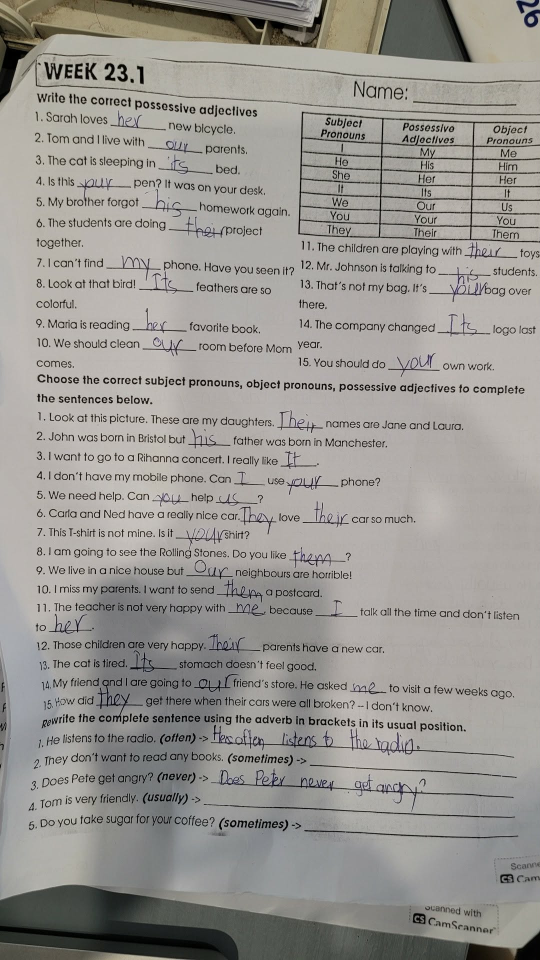
#> input picture ml/real/batch2_excluded/p28_week23_rawphoto.jpg, 1080 x 1920 px (shown at 1/2 size)
$ python straighten.py ../real/batch2_excluded/p28_week23_rawphoto.jpg ../real/batch2_excluded/p25_duplicate_of_p18.jpg
#> lines starting #> are read from the running program, lines starting #| are printed output that depends on the picture; after the words box and inside, x2 and y2 are one past the last pixel; in counts of white or black regions, pixels touching at a corner belong together
"""Straighten a photographed page before handwriting analysis (reference for the native
`straighten` step).

1. rules: the page's long printed lines (table borders, writing grids) — fit the outermost
   horizontal and vertical ones, intersect them into a quad and warp it to a rectangle; that
   fixes rotation AND keystone even when the sheet's own edges are out of frame.
2. no usable rules: deskew by the angle that levels the print (neutral ink only, so a
   coloured pen can't drag it), applied only when clearly better than leaving it.
3. a page that is already level (scanner output) comes back unchanged.

usage: straighten.py input outdir   → <outdir>/<name>_straight.png + _debug.png
"""
import os
import sys

import cv2
import numpy as np

WORK = 1200          # analysis size (long side)
MAX_DEG = 8.0


def ink_map(small, neutral_only=False):
    g = cv2.cvtColor(small, cv2.COLOR_BGR2GRAY)
    bg = cv2.medianBlur(cv2.dilate(g, np.ones((7, 7), np.uint8)), 31)
    ink = (bg.astype(np.int32) - g) > 25
    if neutral_only:
        lab = cv2.cvtColor(small, cv2.COLOR_BGR2LAB).astype(np.float32)
        ink &= np.hypot(lab[..., 1] - 128, lab[..., 2] - 128) < 12
    return ink.astype(np.uint8) * 255


def fit_line(mask):
    """Least-squares line through a thin component: returns (point, unit direction)."""
    ys, xs = np.nonzero(mask)
    pts = np.stack([xs, ys], 1).astype(np.float32)
    vx, vy, x0, y0 = cv2.fitLine(pts, cv2.DIST_HUBER, 0, 0.01, 0.01).ravel()
    return np.array([x0, y0]), np.array([vx, vy])


def long_lines(ink, horizontal):
    """Long, thin, nearly-axis-aligned printed lines as (point, dir, length, mask)."""
    H, W = ink.shape
    span = W if horizontal else H
    k = max(15, span // 25)
    kern = np.ones((1, k), np.uint8) if horizontal else np.ones((k, 1), np.uint8)
    lines = cv2.morphologyEx(ink, cv2.MORPH_OPEN, kern)
    # re-join a rule the photo's slope or a pen crossing broke into pieces
    lines = cv2.morphologyEx(lines, cv2.MORPH_CLOSE, np.ones((3, 3), np.uint8))
    lines = cv2.dilate(lines, np.ones((3, 1) if horizontal else (1, 3), np.uint8))
    n, labels, stats, _ = cv2.connectedComponentsWithStats(lines, connectivity=8)
    out = []
    for i in range(1, n):
        x, y, w, h, area = stats[i]
        length = w if horizontal else h
        thick = h if horizontal else w
        if length < 0.35 * span or thick > 0.08 * span:
            continue
        m = labels == i
        p, d = fit_line(m)
        if not horizontal:
            d = np.array([d[1], d[0]]) if abs(d[1]) < abs(d[0]) else d
        angle = np.degrees(np.arctan2(d[1], d[0])) if horizontal else np.degrees(np.arctan2(-d[0], d[1]))
        angle = (angle + 90) % 180 - 90
        if abs(angle) > MAX_DEG:
            continue
        out.append((p, d / np.linalg.norm(d), length, angle))
    return out


def intersect(p1, d1, p2, d2):
    A = np.array([[d1[0], -d2[0]], [d1[1], -d2[1]]], np.float64)
    if abs(np.linalg.det(A)) < 1e-6:
        return None
    t = np.linalg.solve(A, p2 - p1)[0]
    return p1 + t * d1


def short_verticals(ink):
    """Short vertical rule pieces (grid / table columns): (x centre, angle°, length)."""
    H, W = ink.shape
    k = max(12, H // 60)
    v = cv2.morphologyEx(ink, cv2.MORPH_OPEN, np.ones((k, 1), np.uint8))
    n, labels, stats, cents = cv2.connectedComponentsWithStats(v, connectivity=8)
    out = []
    for i in range(1, n):
        x, y, w, h, area = stats[i]
        if h < 0.04 * H or w > 0.02 * W:
            continue
        p, d = fit_line(labels == i)
        if abs(d[1]) < abs(d[0]):
            continue
        if d[1] < 0:
            d = -d
        angle = np.degrees(np.arctan2(-d[0], d[1]))           # 0 = vertical
        if abs(angle) <= MAX_DEG:
            out.append((cents[i][0], angle, h))
    return out


def rules_quad(small):
    """Quad (in `small` coords) squaring the page's rule field, or None.

    Horizontal rules' angle is fitted as a function of height and vertical rule pieces' angle
    as a function of x (perspective makes both drift across the page); the quad is the four
    lines at the outer rules, intersected.
    """
    ink = ink_map(small)
    H, W = ink.shape
    hs = long_lines(ink, True)
    vs = short_verticals(ink)
    if len(hs) < 2:
        return None, hs, vs
    hy = np.array([p[1] + (W / 2 - p[0]) * d[1] / d[0] for p, d, *_ in hs])
    ha = np.array([a for *_, a in hs]); hl = np.array([l for _, _, l, _ in hs])
    if hy.max() - hy.min() < 0.25 * H:
        return None, hs, vs
    fh = np.polyfit(hy, ha, 1, w=hl) if len(hs) >= 3 else np.array([0.0, np.average(ha, weights=hl)])
    y_top, y_bot = hy.min(), hy.max()
    if len(vs) >= 6:
        vx = np.array([x for x, _, _ in vs]); va = np.array([a for _, a, _ in vs]); vl = np.array([l for *_, l in vs])
        fv = np.polyfit(vx, va, 1, w=vl) if vx.max() - vx.min() > 0.3 * W else np.array([0.0, np.average(va, weights=vl)])
        x_l, x_r = np.percentile(vx, 5), np.percentile(vx, 95)
    else:
        # no verticals to read: keep them square to the mean horizontal (rotation only)
        fv = np.array([0.0, float(np.average(ha, weights=hl))])
        x_l, x_r = 0.1 * W, 0.9 * W
    if x_r - x_l < 0.3 * W:
        x_l, x_r = 0.1 * W, 0.9 * W

    def hline(y):
        a = np.radians(np.polyval(fh, y))
        return np.array([W / 2, y]), np.array([np.cos(a), np.sin(a)])

    def vline(x):
        a = np.radians(np.polyval(fv, x))
        return np.array([x, H / 2]), np.array([-np.sin(a), np.cos(a)])

    pts = [intersect(*hline(y), *vline(x)) for y, x in ((y_top, x_l), (y_top, x_r), (y_bot, x_r), (y_bot, x_l))]
    if any(p is None for p in pts):
        return None, hs, vs
    return np.array(pts, np.float32), hs, vs


def warp_keep_page(img, quad):
    """Homography that squares `quad`, applied to the WHOLE image (nothing outside the quad is
    cropped away), output sized to the warped image's bounding box."""
    tl, tr, br, bl = quad
    w = (np.linalg.norm(tr - tl) + np.linalg.norm(br - bl)) / 2
    h = (np.linalg.norm(bl - tl) + np.linalg.norm(br - tr)) / 2
    dst = np.array([[0, 0], [w, 0], [w, h], [0, h]], np.float32) + tl
    M = cv2.getPerspectiveTransform(quad, dst)
    H, W = img.shape[:2]
    corners = cv2.perspectiveTransform(np.array([[[0, 0], [W, 0], [W, H], [0, H]]], np.float32), M)[0]
    x0, y0 = corners.min(0)
    x1, y1 = corners.max(0)
    T = np.array([[1, 0, -x0], [0, 1, -y0], [0, 0, 1]], np.float64)
    size = (int(np.ceil(x1 - x0)), int(np.ceil(y1 - y0)))
    if size[0] > 1.6 * W or size[1] > 1.6 * H:          # degenerate fit
        return None
    return cv2.warpPerspective(img, T @ M, size, flags=cv2.INTER_CUBIC,
                               borderMode=cv2.BORDER_CONSTANT, borderValue=(255, 255, 255))


def projection_skew(small):
    """(angle, confidence) levelling the print rows; confidence = best score / score at 0."""
    ink = ink_map(small, neutral_only=True)

    def score(a):
        M = cv2.getRotationMatrix2D((ink.shape[1] / 2, ink.shape[0] / 2), a, 1)
        prof = cv2.warpAffine(ink, M, (ink.shape[1], ink.shape[0])).sum(1).astype(np.float64)
        return np.square(np.diff(prof)).sum()

    angles = np.arange(-MAX_DEG, MAX_DEG + 1e-6, 0.25)
    s = [score(a) for a in angles]
    a0 = angles[int(np.argmax(s))]
    fine = np.arange(a0 - 0.25, a0 + 0.25 + 1e-6, 0.05)
    sf = [score(a) for a in fine]
    best = fine[int(np.argmax(sf))]
    return best, max(sf) / max(score(0.0), 1e-6)


def rotate(img, deg):
    H, W = img.shape[:2]
    M = cv2.getRotationMatrix2D((W / 2, H / 2), deg, 1)
    cos, sin = abs(M[0, 0]), abs(M[0, 1])
    nW, nH = int(H * sin + W * cos), int(H * cos + W * sin)
    M[0, 2] += nW / 2 - W / 2
    M[1, 2] += nH / 2 - H / 2
    return cv2.warpAffine(img, M, (nW, nH), flags=cv2.INTER_CUBIC, borderValue=(255, 255, 255))


def straighten(img):
    H, W = img.shape[:2]
    s = WORK / max(H, W)
    small = cv2.resize(img, None, fx=s, fy=s, interpolation=cv2.INTER_AREA)
    quad, hs, vs = rules_quad(small)
    info = {'h_lines': len(hs), 'v_lines': len(vs)}
    if quad is not None:
        # already square (scan): all four sides of the fitted quad within 0.3° of the axes
        tl, tr, br, bl = quad
        sides = [np.degrees(np.arctan2(*(tr - tl)[::-1])), np.degrees(np.arctan2(*(br - bl)[::-1])),
                 np.degrees(np.arctan2(-(bl - tl)[0], (bl - tl)[1])), np.degrees(np.arctan2(-(br - tr)[0], (br - tr)[1]))]
        info['sides'] = [round(float(x), 2) for x in sides]
        if max(abs(x) for x in sides) < 0.6:
            return img, 'level', quad / s, info
        out = warp_keep_page(img, quad / s)
        if out is not None:
            return out, 'rules', quad / s, info
    a, conf = projection_skew(small)
    info['skew'], info['conf'] = round(float(a), 2), round(float(conf), 2)
    if abs(a) >= 0.3 and conf >= 1.15:
        return rotate(img, a), f'rot{a:.2f}', None, info
    return img, 'level', None, info


if __name__ == '__main__':
    src, outdir = sys.argv[1], sys.argv[2]
    img = cv2.imread(src)
#> img is the input picture: shape (1920, 1080, 3); mean B, G, R 145.6, 150.1, 152.6
    out, how, quad, info = straighten(img)
#> in ink_map, `ink = (bg.astype(np.int32) - g) > 25`:
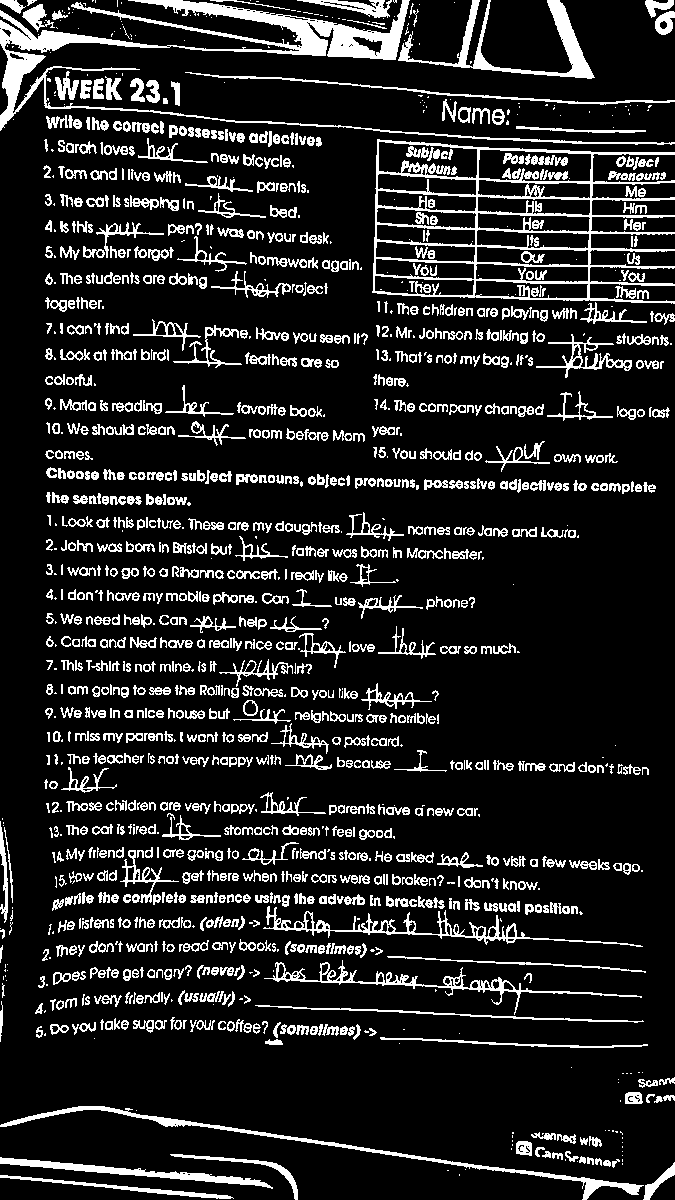
#> ink: shape (1200, 675) bool; 13.7% white; 1454 white regions (326 under 20 px), largest, box (x1, y1, x2, y2) and area: (0, 0, 675, 145) 10691, (372, 139, 675, 304) 9009, (0, 1106, 644, 1200) 2881
#> in long_lines, `lines = cv2.morphologyEx(ink, cv2.MORPH_OPEN, kern)`: lines: shape (1200, 675); 2.9% white; 90 white regions (2 under 20 px), largest, box (x1, y1, x2, y2) and area: (0, 1158, 268, 1185) 1623, (128, 0, 317, 27) 1426, (0, 33, 170, 48) 1231
#> in long_lines, `lines = cv2.morphologyEx(lines, cv2.MORPH_CLOSE, np.ones((3, 3), np.ui..`: lines: shape (1200, 675); 2.9% white; 81 white regions (2 under 20 px), largest, box (x1, y1, x2, y2) and area: (128, 0, 402, 40) 2165, (0, 1158, 268, 1185) 1624, (190, 40, 397, 58) 1248
#> in long_lines, `lines = cv2.dilate(lines, np.ones((3, 1) if horizontal else (1, 3), np..`: lines: shape (1200, 675); 5.2% white; 81 white regions, largest, box (x1, y1, x2, y2) and area: (128, 0, 402, 41) 2674, (0, 1157, 268, 1186) 2160, (190, 39, 397, 59) 1678
#> in long_lines, `n, labels, stats, _ = cv2.connectedComponentsWithStats(lines, connecti..`:
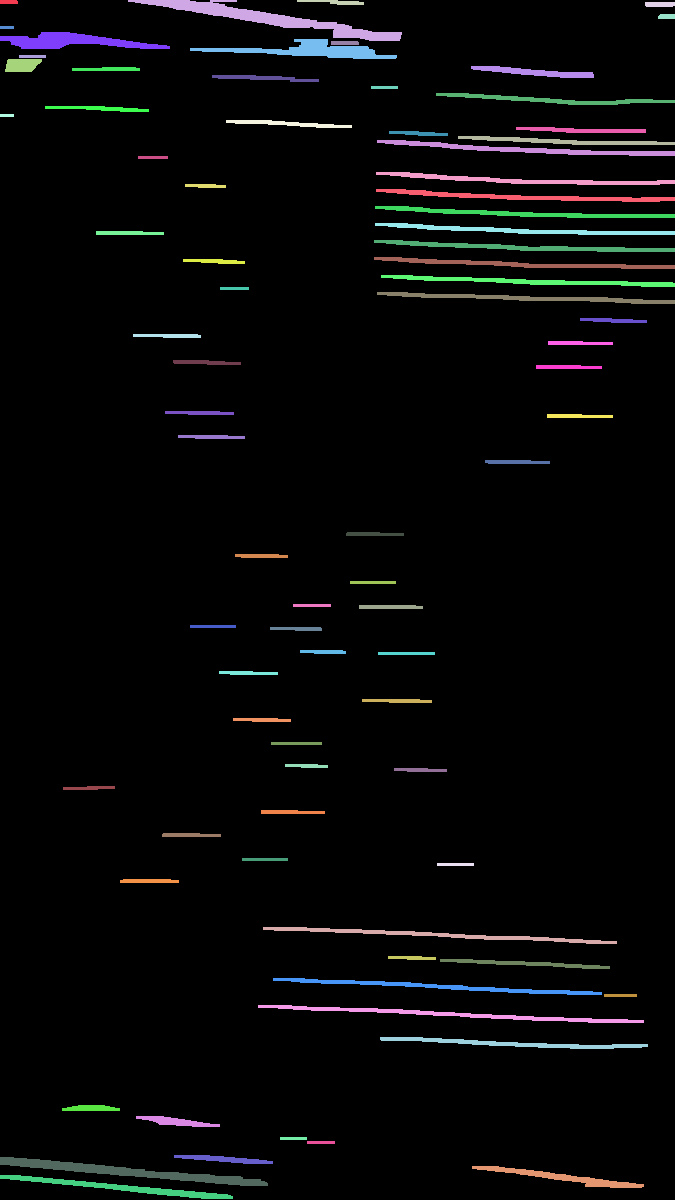
#> labels: shape (1200, 675) int32; 82 distinct labels, from 0 to 81; one colour per label, 0 black
#> in long_lines, `n, labels, stats, _ = cv2.connectedComponentsWithStats(lines, connecti..`: n = 82; stats = 82 rows, first 6: [0, 0, 675, 1200, 767735], [0, 0, 18, 4, 71], [128, 0, 274, 41, 2674], [297, 0, 67, 5, 198], [645, 2, 30, 5, 147], [658, 14, 17, 5, 82]
#> the loop in long_lines, `for i in range(1, n):` made 81 passes
#> (x, y, w, h, area, length, thick) on passes 1, 3, 4, 5, 6, 7, 8, 9, 10, 11, 12, 13: (0, 0, 18, 4, 71, 18, 4), (297, 0, 67, 5, 198, 67, 5), (645, 2, 30, 5, 147, 30, 5), (658, 14, 17, 5, 82, 17, 5), (0, 26, 14, 3, 42, 14, 3), (0, 32, 170, 17, 1574, 170, 17), (190, 39, 207, 20, 1678, 207, 20), (331, 41, 28, 4, 111, 28, 4), (19, 55, 27, 3, 81, 27, 3), (5, 59, 37, 13, 407, 37, 13), (72, 67, 68, 4, 238, 68, 4), (471, 66, 123, 12, 694, 123, 12)
#> (x, y, w, h, area, length, thick, vx in fit_line) on passes 2, 16, 23, 25, 27, 28: (128, 0, 274, 41, 2674, 274, 41, 0.989), (436, 93, 239, 12, 969, 239, 12, 0.999), (377, 140, 298, 16, 1389, 298, 16, 0.999), (376, 172, 299, 13, 1274, 299, 13, 0.999), (376, 189, 299, 13, 1309, 299, 13, 1), (375, 206, 300, 12, 1272, 300, 12, 1)
#> after the loop in long_lines, `for i in range(1, n):`:
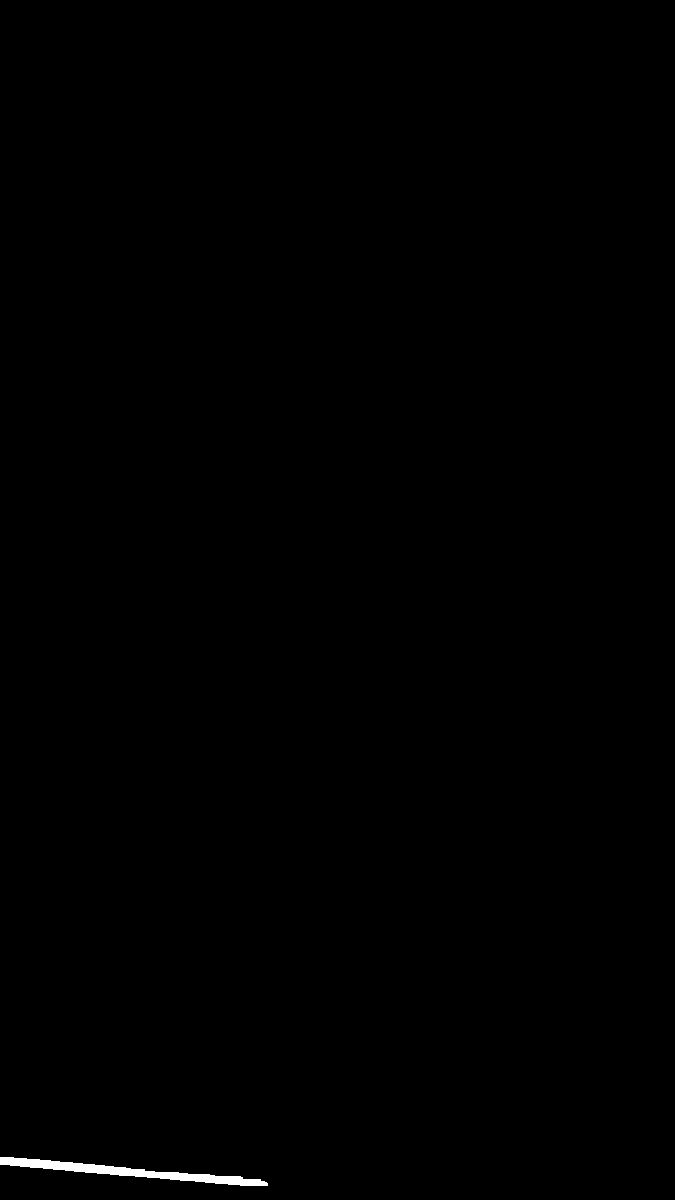
#> m: shape (1200, 675) bool; 0.27% white; 1 white region, box (x1, y1, x2, y2) and area: (0, 1157, 268, 1186) 2160
#> after the loop in long_lines, `for i in range(1, n):`: out = 15 items
#> in short_verticals, `v = cv2.morphologyEx(ink, cv2.MORPH_OPEN, np.ones((k, 1), np.uint8))`:
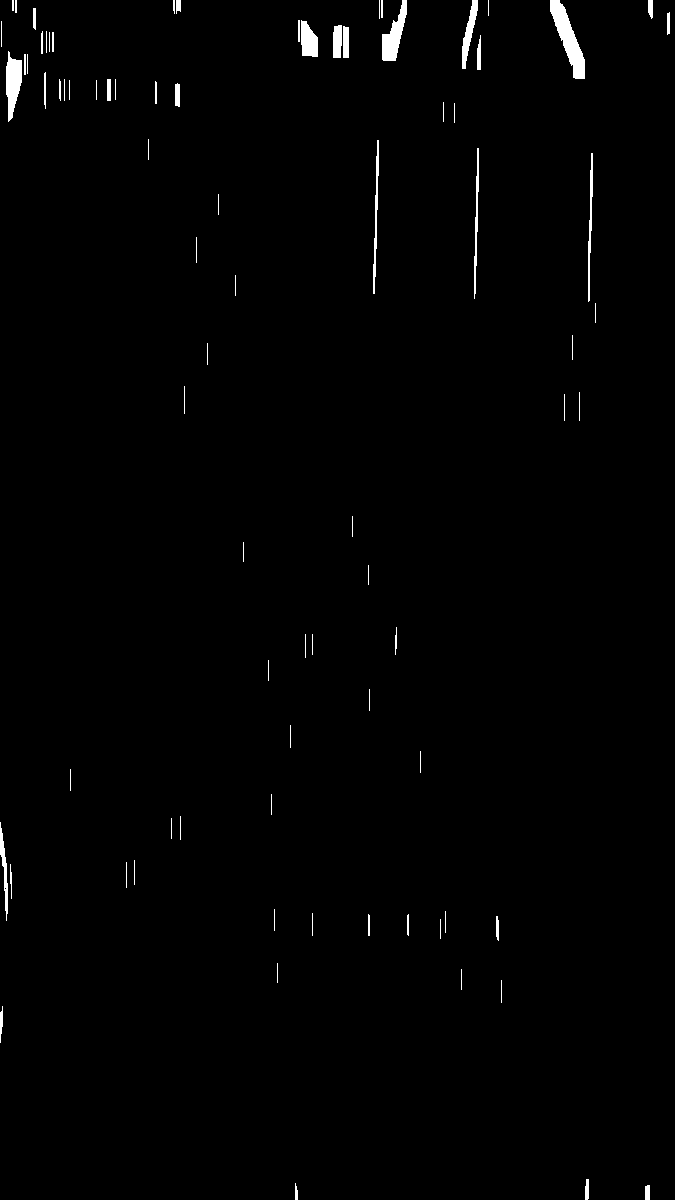
#> v: shape (1200, 675); 0.97% white; 82 white regions (2 under 20 px), largest, box (x1, y1, x2, y2) and area: (550, 0, 585, 79) 1146, (382, 0, 407, 61) 741, (6, 51, 22, 122) 726
#> in short_verticals, `n, labels, stats, cents = cv2.connectedComponentsWithStats(v, connecti..`: labels: shape (1200, 675) int32; 83 distinct labels, from 0 to 82
#> in short_verticals, `n, labels, stats, cents = cv2.connectedComponentsWithStats(v, connecti..`: n = 83; stats = 83 rows, first 6: [0, 0, 675, 1200, 802147], [12, 0, 2, 11, 22], [15, 0, 2, 13, 26], [173, 0, 2, 14, 25], [176, 0, 5, 14, 59], [379, 0, 1, 19, 19]; cents = 83 pairs, first value 0.867 to 668, second value 5 to 1192.4
#> the loop in short_verticals, `for i in range(1, n):` made 82 passes
#> (x, y, w, h, area) on passes 1, 2, 3, 4, 6, 7, 8, 10, 11, 12, 13, 14: (12, 0, 2, 11, 22), (15, 0, 2, 13, 26), (173, 0, 2, 14, 25), (176, 0, 5, 14, 59), (381, 0, 2, 18, 36), (382, 0, 25, 61, 741), (462, 0, 16, 69, 447), (550, 0, 35, 79, 1146), (648, 0, 5, 19, 82), (33, 8, 3, 22, 63), (667, 12, 3, 23, 65), (1, 21, 1, 26, 26)
#> in warp_keep_page, `return cv2.warpPerspective(img, T @ M, size, flags=cv2.INTER_CUBIC, bo..`:
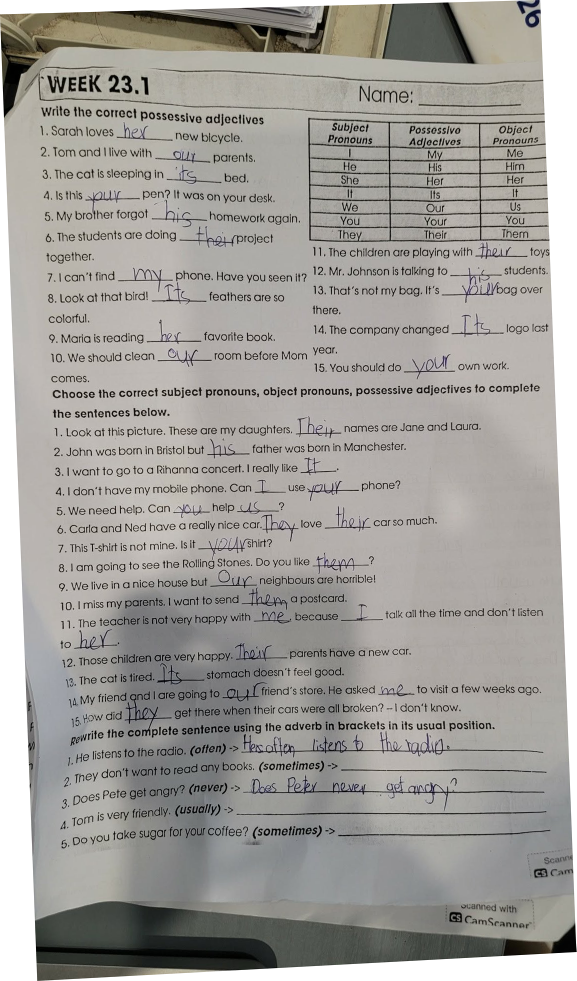
#> returned value: shape (1962, 1153, 3) (shown at 1/2 size); mean of channels 0, 1, 2 154.6, 158.7, 161.1; drawn as B, G, R
    name = os.path.splitext(os.path.basename(src))[0]
    cv2.imwrite(f'{outdir}/{name}_straight.png', out)
    dbg = img.copy()
    if quad is not None:
        cv2.polylines(dbg, [quad.astype(np.int32)], True, (0, 0, 255), 3)
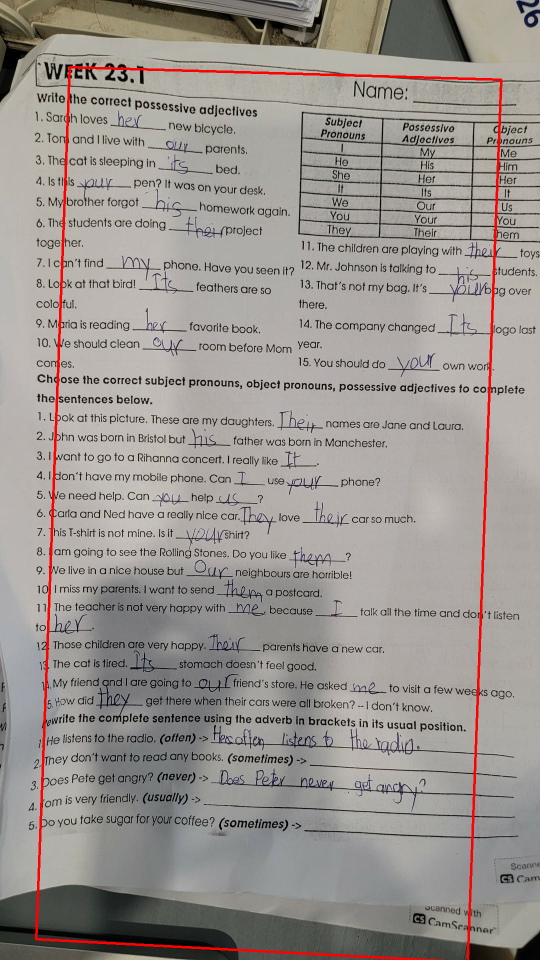
#> dbg: shape (1920, 1080, 3) (shown at 1/2 size); 1.24% of pixels changed, all inside (x1, y1, x2, y2) = (70, 132, 1005, 1920)
    cv2.imwrite(f'{outdir}/{name}_debug.png', dbg)
    print(name, how, info, img.shape[1::-1], '->', out.shape[1::-1])
#| p28_week23_rawphoto rules {'h_lines': 15, 'v_lines': 4, 'sides': [1.64, 3.05, 2.19, 2.19]} (1080, 1920) -> (1153, 1962)
